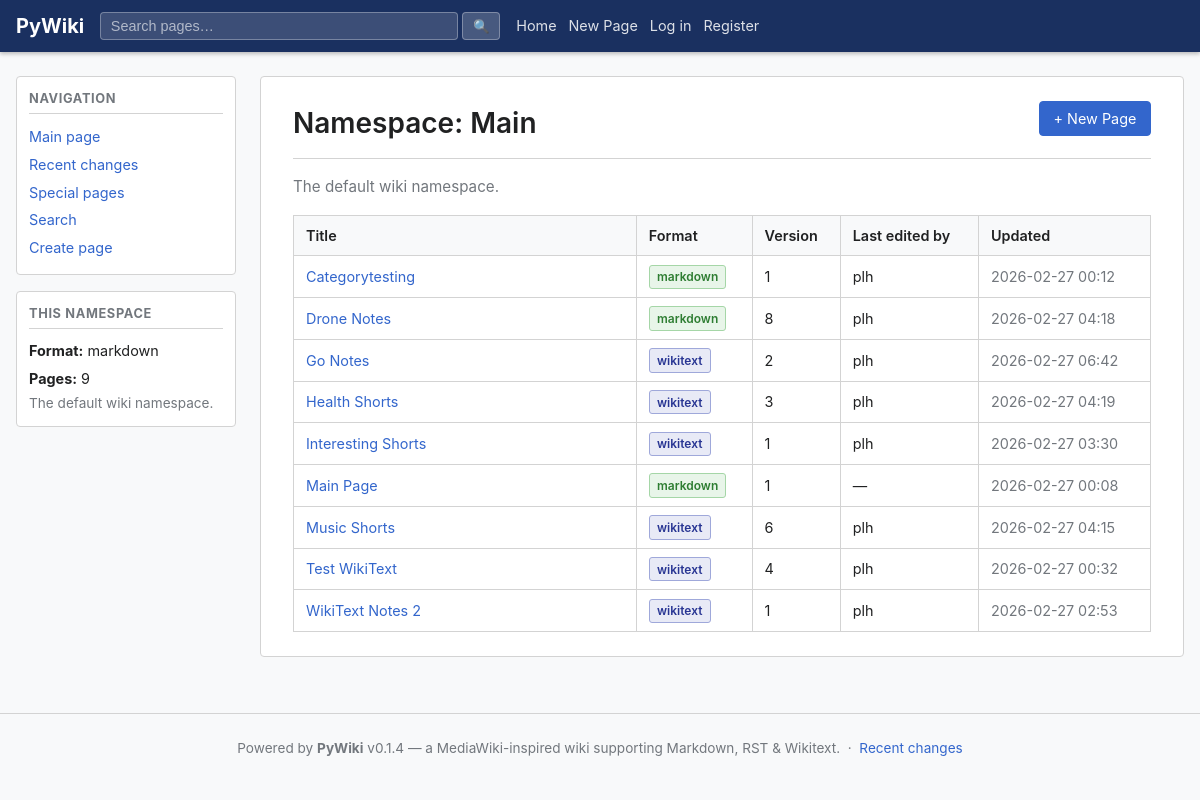
The app's page /wiki/Main with its own data.
### app/models/models.py (models this page shows, shortened)
class Namespace(Base):
    __tablename__ = "namespaces"
    id:             Mapped[str]        = _uuid_col(primary_key=True)
    name:           Mapped[str]        = mapped_column(String(128), unique=True, nullable=False, index=True)
    description:    Mapped[str]        = mapped_column(Text, default="", nullable=False)
    default_format: Mapped[str]        = mapped_column(String(16), default="markdown", nullable=False)
    created_at:     Mapped[datetime]   = mapped_column(DateTime(timezone=True), default=_utcnow)
    pages: Mapped[list["Page"]] = relationship(back_populates="namespace", cascade="all, delete-orphan")

class PageVersion(Base):
    __tablename__ = "page_versions"
    __table_args__ = (
        UniqueConstraint("page_id", "version", name="uq_page_versions_page_ver"),
        Index("ix_page_versions_page_latest", "page_id", "version"),
    )
    id:         Mapped[str]        = _uuid_col(primary_key=True)
    page_id:    Mapped[str]        = mapped_column(String(36), ForeignKey("pages.id", ondelete="CASCADE"), nullable=False, index=True)
    version:    Mapped[int]        = mapped_column(Integer, nullable=False)
    content:    Mapped[str]        = mapped_column(Text, nullable=False, default="")
    format:     Mapped[str]        = mapped_column(String(16), nullable=False, default="markdown")
    rendered:   Mapped[str | None] = mapped_column(Text, nullable=True)
    author_id:  Mapped[str | None] = mapped_column(String(36), ForeignKey("users.id"), nullable=True)
    comment:    Mapped[str]        = mapped_column(String(512), default="", nullable=False)
    created_at: Mapped[datetime]   = mapped_column(DateTime(timezone=True), default=_utcnow)
    page:   Mapped["Page"]       = relationship(back_populates="versions")
    author: Mapped["User | None"] = relationship(back_populates="page_versions")

class Page(Base):
    __tablename__ = "pages"
    __table_args__ = (
        UniqueConstraint("namespace_id", "slug", name="uq_pages_ns_slug"),
    )
    id:           Mapped[str]        = _uuid_col(primary_key=True)
    namespace_id: Mapped[str]        = mapped_column(String(36), ForeignKey("namespaces.id", ondelete="CASCADE"), nullable=False, index=True)
    title:        Mapped[str]        = mapped_column(String(512), nullable=False, index=True)
    slug:         Mapped[str]        = mapped_column(String(512), nullable=False, index=True)
    created_by:   Mapped[str | None] = mapped_column(String(36), ForeignKey("users.id"), nullable=True)
    created_at:   Mapped[datetime]   = mapped_column(DateTime(timezone=True), default=_utcnow)
    namespace:   Mapped["Namespace"]           = relationship(back_populates="pages")
    creator:     Mapped["User | None"]         = relationship(foreign_keys=[created_by])
    versions:    Mapped[list["PageVersion"]]   = relationship(
        back_populates="page",
        cascade="all, delete-orphan",
        order_by="PageVersion.version",
    )
    attachments: Mapped[list["Attachment"]]   = relationship(back_populates="page", cascade="all, delete-orphan")

class User(Base):
    __tablename__ = "users"
    id:           Mapped[str]  = _uuid_col(primary_key=True)
    username:     Mapped[str]  = mapped_column(String(64),  unique=True, nullable=False, index=True)
    email:        Mapped[str]  = mapped_column(String(255), unique=True, nullable=False, index=True)
    display_name: Mapped[str]  = mapped_column(String(128), nullable=False, default="")
    password_hash:Mapped[str]  = mapped_column(String(255), nullable=False)
    is_active:    Mapped[bool] = mapped_column(Boolean, default=True, nullable=False)
    is_admin:     Mapped[bool] = mapped_column(Boolean, default=False, nullable=False)
    created_at:   Mapped[datetime] = mapped_column(DateTime(timezone=True), default=_utcnow)
    updated_at:   Mapped[datetime] = mapped_column(DateTime(timezone=True), default=_utcnow, onupdate=_utcnow)
    page_versions: Mapped[list["PageVersion"]] = relationship(back_populates="author")
    attachments:   Mapped[list["Attachment"]]  = relationship(back_populates="uploaded_by_user")

### app/ui/views.py (the view)
@router.get("/wiki/{namespace_name}", response_class=HTMLResponse)
async def namespace_index(
    request: Request,
    namespace_name: str,
    db: AsyncSession = Depends(get_db),
):
    user, new_token = await _current_user(request, db)
    ns = await ns_svc.get_namespace_by_name(db, namespace_name)
    pages = await page_svc.list_pages(db, namespace_name, limit=500)
    count = await ns_svc.get_page_count(db, ns.id)
    resp = templates.TemplateResponse(
        request,
        "namespace.html",
        _ctx(user, ns=ns, pages=pages, page_count=count),
    )
    _apply_new_token(resp, new_token, get_settings().access_token_expire_minutes)
    return resp

### app/templates/namespace.html (shortened to what this page needs)
{% extends "base.html" %}
{% block sidebar_extra %}
<div class="sidebar-section">
  <h3>This namespace</h3>
  <ul>
    <li><strong>Format:</strong> {{ ns.default_format }}</li>
    <li><strong>Pages:</strong> {{ page_count }}</li>
  </ul>
  {% if ns.description %}
  <p class="muted">{{ ns.description }}</p>
  {% endif %}
</div>
{% endblock %}
{% block content %}
<div class="page-header">
  <h1>Namespace: {{ ns.name }}</h1>
  <div class="page-actions">
    <a class="btn btn-primary" href="/create?namespace={{ ns.name }}">+ New Page</a>
  </div>
</div>
{% if ns.description %}
<p class="namespace-desc">{{ ns.description }}</p>
{% endif %}
{% if pages %}
<table class="wiki-table">
  <thead>
    <tr>
      <th>Title</th>
      <th>Format</th>
      <th>Version</th>
      <th>Last edited by</th>
      <th>Updated</th>
    </tr>
  </thead>
  <tbody>
    {% for p in pages %}
    <tr>
      <td><a href="/wiki/{{ ns.name }}/{{ p.slug }}">{{ p.title }}</a></td>
      <td><span class="badge badge-{{ p.format }}">{{ p.format }}</span></td>
      <td>{{ p.version }}</td>
      <td>{{ p.author_username or '—' }}</td>
      <td class="ts">{{ p.updated_at.strftime('%Y-%m-%d %H:%M') }}</td>
    </tr>
    {% endfor %}
  </tbody>
</table>
{% else %}
<p class="muted">No pages in this namespace yet. <a href="/create?namespace={{ ns.name }}">Create one!</a></p>
{% endif %}
{% endblock %}

### app/static/css/wiki.css (style rules this page uses)
:root { --bg: #ffffff; --bg-alt: #f8f9fa; --border: #d3d3d3; --text: #202122; --muted: #72777d; --accent: #3366cc; --accent-hov: #2a4f9a; --danger: #cc3333; --success: #228822; --warn: #f5a623; --nav-bg: #1a3060; --nav-text: #ffffff; --sidebar-w: 220px; --max-w: 1200px; }
*, *::before, *::after { box-sizing: border-box; margin: 0; padding: 0; }
body { font-family: -apple-system, BlinkMacSystemFont, "Segoe UI", Roboto, sans-serif; font-size: 15px; line-height: 1.6; color: var(--text); background: var(--bg-alt); }
a { color: var(--accent); text-decoration: none; }
.sidebar-section { background: var(--bg); border: 1px solid var(--border); border-radius: 4px; padding: 0.75rem; margin-bottom: 1rem; }
.sidebar-section h3 { font-size: 0.8rem; text-transform: uppercase; letter-spacing: .05em; color: var(--muted); margin-bottom: 0.5rem; border-bottom: 1px solid var(--border); padding-bottom: 0.25rem; }
.sidebar-section ul { list-style: none; }
.sidebar-section li { padding: 0.15rem 0; font-size: 0.9rem; }
.sidebar-section p { font-size: 0.85rem; }
.page-header { display: flex; align-items: flex-start; justify-content: space-between; flex-wrap: wrap; gap: 0.5rem; margin-bottom: 1rem; padding-bottom: 0.75rem; border-bottom: 1px solid var(--border); }
.page-header h1 { font-size: 1.75rem; font-weight: 600; }
.page-actions { display: flex; gap: 0.5rem; align-items: center; flex-wrap: wrap; }
.btn { display: inline-block; padding: 0.35rem 0.85rem; border: 1px solid var(--border); border-radius: 4px; background: var(--bg-alt); color: var(--text); font-size: 0.9rem; cursor: pointer; text-decoration: none; line-height: 1.5; }
.btn-primary { background: var(--accent); color: #fff; border-color: var(--accent); }
.wiki-table { width: 100%; border-collapse: collapse; font-size: 0.9rem; }
.wiki-table th, .wiki-table td { padding: 0.5rem 0.75rem; border: 1px solid var(--border); text-align: left; }
.wiki-table th { background: var(--bg-alt); font-weight: 600; }
.wiki-table td:first-child, .wiki-table th:first-child { min-width: 180px; width: 40%; }
.ts { white-space: nowrap; color: var(--muted); }
.badge { display: inline-block; padding: 0.1rem 0.45rem; border-radius: 3px; font-size: 0.75rem; font-weight: 600; background: var(--bg-alt); border: 1px solid var(--border); color: var(--muted); }
.badge-markdown { background: #e8f5e9; border-color: #a5d6a7; color: #2e7d32; }
.badge-wikitext { background: #e8eaf6; border-color: #9fa8da; color: #283593; }
.namespace-desc { color: var(--muted); margin-bottom: 1rem; font-size: 0.95rem; }
.muted { color: var(--muted); }

### records on screen
Namespace: default_format "markdown", description "The default wiki namespace.", name "Main"
PageVersion: title "Categorytesting", format "markdown", version "1", username "plh", updated_at "2026-02-27 00:12"
Page: title "Drone Notes"
PageVersion: format "markdown", updated_at "2026-02-27 04:18"
User: username "plh" "plh" "plh" "plh" "plh" "plh" "plh"
Page: title "Go Notes"
PageVersion: format "wikitext", updated_at "2026-02-27 06:42"
Page: title "Health Shorts"
PageVersion: format "wikitext", updated_at "2026-02-27 04:19"
Page: title "Interesting Shorts"
PageVersion: format "wikitext", updated_at "2026-02-27 03:30"
PageVersion: title "Main Page", format "markdown", version "1", author_username "—", updated_at "2026-02-27 00:08"
Page: title "Music Shorts"
PageVersion: format "wikitext", updated_at "2026-02-27 04:15"
Page: title "Test WikiText"
PageVersion: format "wikitext", updated_at "2026-02-27 00:32"
Page: title "WikiText Notes 2"
PageVersion: format "wikitext", updated_at "2026-02-27 02:53"

### other values on screen
{{ site_name }} "PyWiki"
{{ page_count }} "9"
{{ p.version }} "8" "2" "3" "1" "6" "4" "1"
{{ app_version }} "0.1.4"
